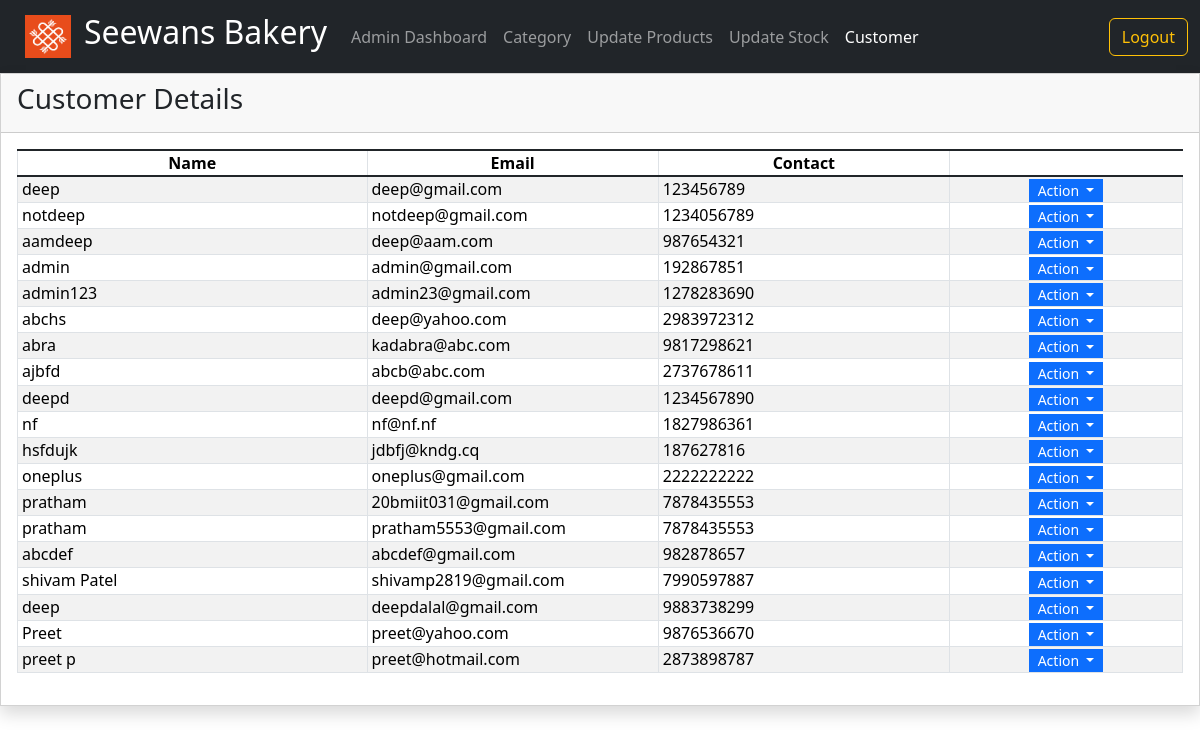
Before: /customer.php (signed in) with the older database file.
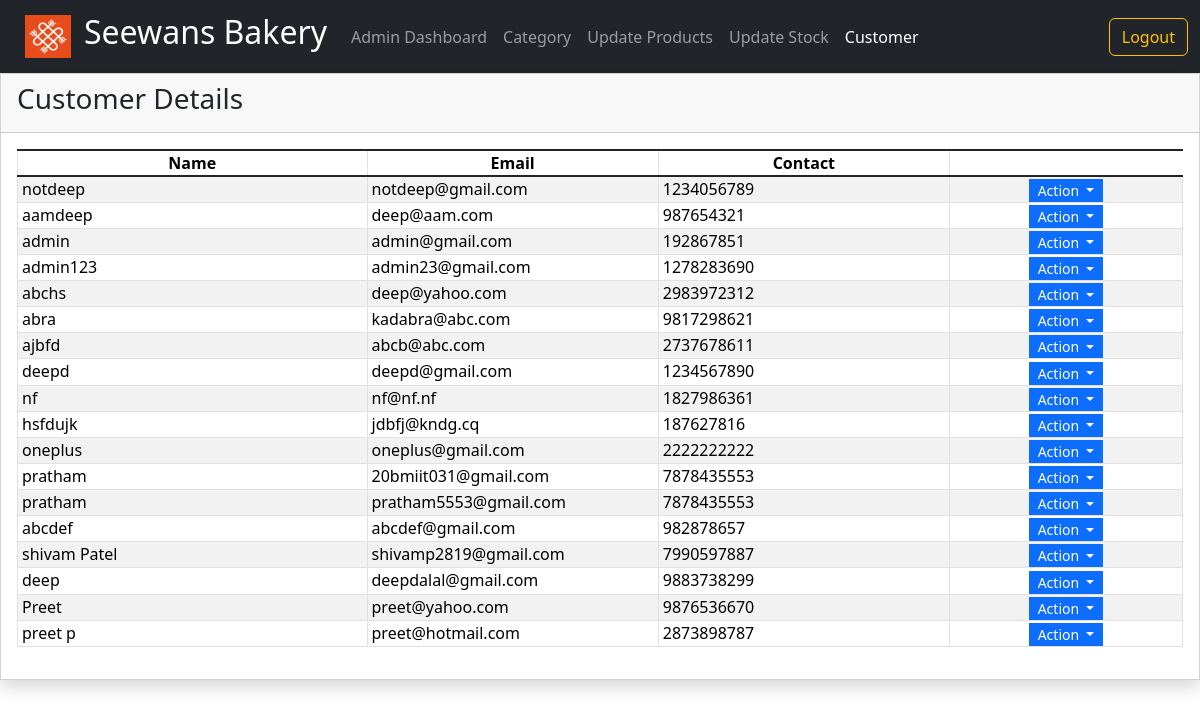
After: the same page with the newer database file.
### tables this page shows
CREATE TABLE `tbluser` (
  `id` int(11) NOT NULL,
  `name` varchar(50) NOT NULL,
  `email` varchar(256) NOT NULL,
  `password` varchar(256) NOT NULL,
  `contact` bigint(10) NOT NULL,
  `date` datetime NOT NULL DEFAULT current_timestamp()
);

### customer.php (the view, shortened to what this page needs)
<?php
    include 'dbcon.php';
?>
<!doctype html>
<html lang="en">
  <head>
    <link href="https://cdn.jsdelivr.net/npm/bootstrap@5.1.3/dist/css/bootstrap.min.css" rel="stylesheet">
    <link rel="stylesheet" href="staff.css">
    <link rel="stylesheet" href="./Font-Awesome-master/css/all.min.css">
    <link rel="stylesheet" href="./css/bootstrap.min.css">
    <link rel="stylesheet" href="./select2/css/select2.min.css">
  </head>
  <body>
<nav class="navbar navbar-expand-lg navbar-dark bg-dark">
        <div class="container-fluid">
        <a href="admin.php"> <img class="btn"  src="seewans.png" alt="" width="72" height="57"> </a>
          <a class="navbar-brand" href="admin.php"><h2>Seewans Bakery</h2></a>
          <div class="collapse navbar-collapse" id="navbarSupportedContent">
            <ul class="navbar-nav me-auto mb-2 mb-lg-0">
              <li class="nav-item">
                <a class="nav-link" href="admin.php">Admin Dashboard</a>
              </li>
              <li class="nav-item">
                <a class="nav-link" href="category.php"> Category</a>
              </li>
              <li class="nav-item">
                <a class="nav-link" href="edproduct.php"> Update Products</a>
              </li>
              <li class="nav-item">
                <a class="nav-link" href="stock.php"> Update Stock</a>
              </li>
              <li class="nav-item">
                <a class="nav-link active" aria-current="page" href="#">Customer</a>
              </li>
            </ul>
            <a href="logout.php"><button class="btn btn-outline-warning" type="submit">Logout</button></a>
          </div>
        </div>
</nav>
<div class="card rounded-0 shadow">
    <div class="card-header d-flex justify-content-between">
        <h3 class="card-title">Customer Details</h3>
    </div>
    <div class="card-body">
        <table class="table table-hover table-striped table-bordered">
            <colgroup>
                <col width="30%">
                <col width="25%">
                <col width="25%">
            </colgroup>
            <thead>
                <tr>
                    <th class="text-center p-0">Name</th>
                    <th class="text-center p-0">Email</th>
                    <th class="text-center p-0">Contact</th>
                </tr>
            </thead>
            <tbody>
            <?php
              $sql = "SELECT * FROM tbluser";
              $data = mysqli_query($conn, $sql);
              while($row = mysqli_fetch_assoc($data)):
            ?>
                <tr>
                    <td class="py-0 px-1"><?php echo $row['name']; ?></td>
                    <td class="py-0 px-1"><?php echo $row['email']; ?></td>
                    <td class="py-0 px-1"><?php echo $row['contact']; ?></td>
                    <th class="text-center py-0 px-1">
                        <div class="btn-group" role="group">
                            <button id="btnGroupDrop1" type="button" class="btn btn-primary dropdown-toggle btn-sm rounded-0 py-0" data-bs-toggle="dropdown" aria-expanded="false">
                            Action
                            </button>
                        </div>
                    </th>
                </tr>
                <?php endwhile; ?>
            </tbody>
        </table>
    </div>
</div>
</body>
</html>

Changed rows visible on the page:
removed tbluser: name "deep", email "deep@gmail.com", contact "123456789"
